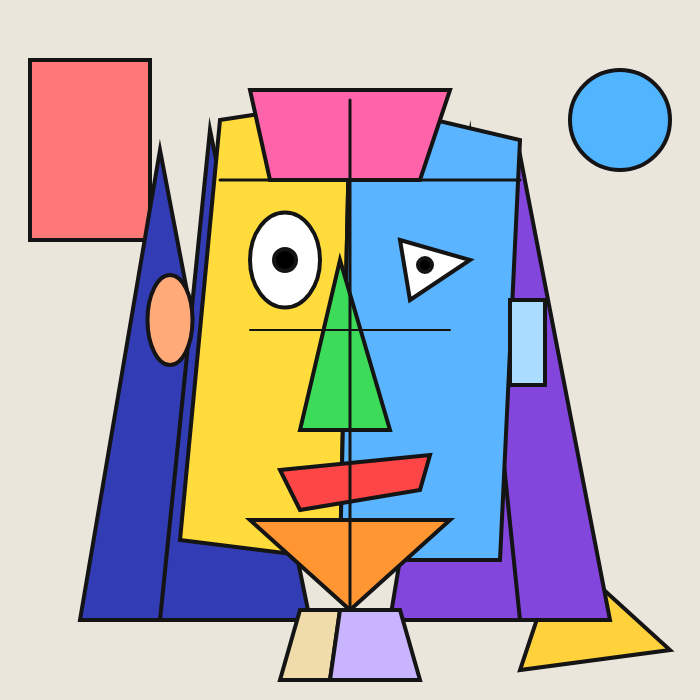
Frame 1 (no input)
Frame 2 (the mouse pressed at the canvas centre, redrawn once): identical to frame 1, image omitted

The p5.js sketch that drew this single still picture (run headless with seeded random() and noise() and a simulated clock; the mouse was pressed at the canvas centre and the sketch redrawn once):

// p5.js sketch
// ── sketch.js
function setup() {
  createCanvas(700, 700);
  noLoop();
}

function draw() {
  background(235, 230, 220);

  stroke(20);
  strokeWeight(4);

  //==========================
  // 背景装饰
  //==========================
  fill(255, 120, 120);
  rect(30, 60, 120, 180);

  fill(80, 180, 255);
  ellipse(620, 120, 100);

  fill(255, 210, 60);
  triangle(560, 550, 670, 650, 520, 670);

  //==========================
  // 左侧长发
  //==========================
  fill(50, 60, 180);

  triangle(160,150,80,620,250,620);
  triangle(210,130,160,620,310,620);
  
  //==========================
  // 右侧长发
  //==========================
  fill(130,70,220);

  triangle(520,155,450,620,610,620);
  
  triangle(470,135,390,620,520,620);

  //==========================
  // 脸
  //==========================

  //左脸
  fill(255,220,60);
  quad(220,120,350,100,340,560,180,540);

  //右脸
  fill(90,180,255);
  quad(350,100,520,140,500,560,340,560);

  //额头
  fill(255,100,170);
  quad(250,90,450,90,420,180,270,180);

  //下巴
  fill(255,150,50);
  triangle(250,520,450,520,350,610);

  //==========================
  // 左眼
  //==========================

  fill(255);
  ellipse(285,260,70,95);

  fill(0);
  ellipse(285,260,22);

  //==========================
  // 右眼（侧面）
  //==========================

  fill(255);

  triangle(400,240,470,260,410,300);

  fill(0);
  ellipse(425,265,14);

  //==========================
  // 鼻子
  //==========================

  fill(60,220,90);

  triangle(340,260,390,430,300,430);

  //==========================
  // 嘴巴
  //==========================

  fill(255,70,70);

  quad(280,470,430,455,420,490,300,510);

  //==========================
  // 耳朵
  //==========================

  fill(255,170,120);
  ellipse(170,320,45,90);

  fill(170,220,255);
  rect(510,300,35,85);

  //==========================
  // 脖子
  //==========================

  fill(240,220,170);

  quad(300,610,340,610,330,680,280,680);

  fill(200,180,255);

  quad(340,610,400,610,420,680,330,680);

  //==========================
  // 装饰线
  //==========================

  strokeWeight(3);

  line(350,100,350,610);
  line(220,180,520,180);

  strokeWeight(2);

  line(250,330,450,330);
}
